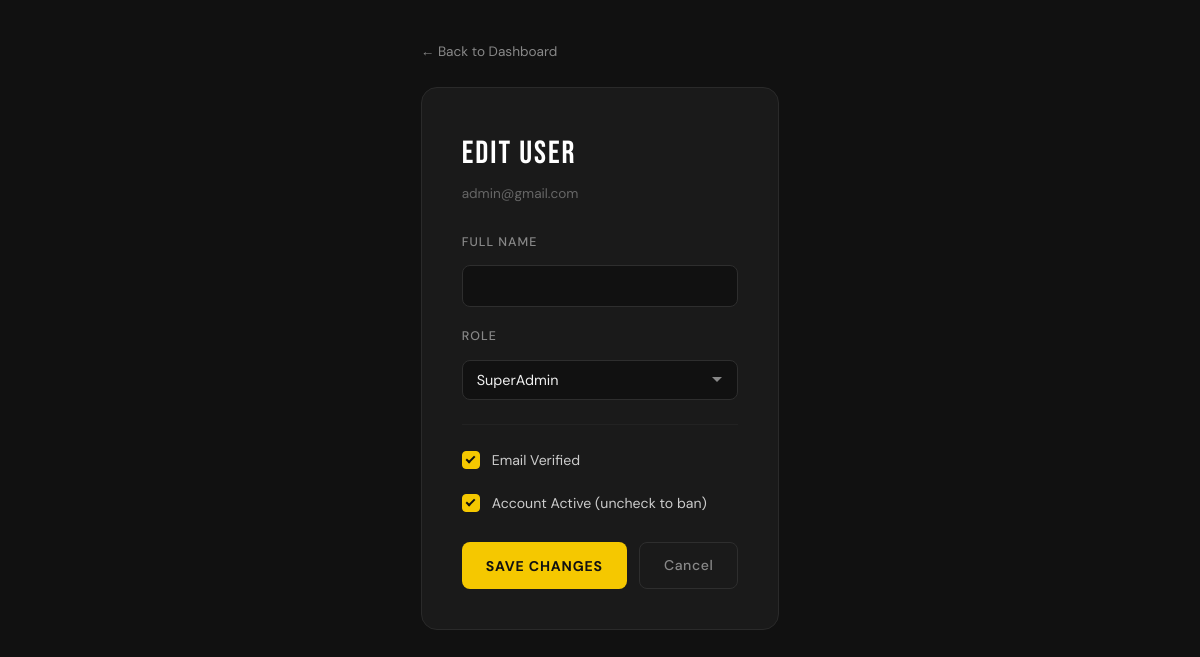
Page /user/2/edit/ (signed in) on the earlier database version.
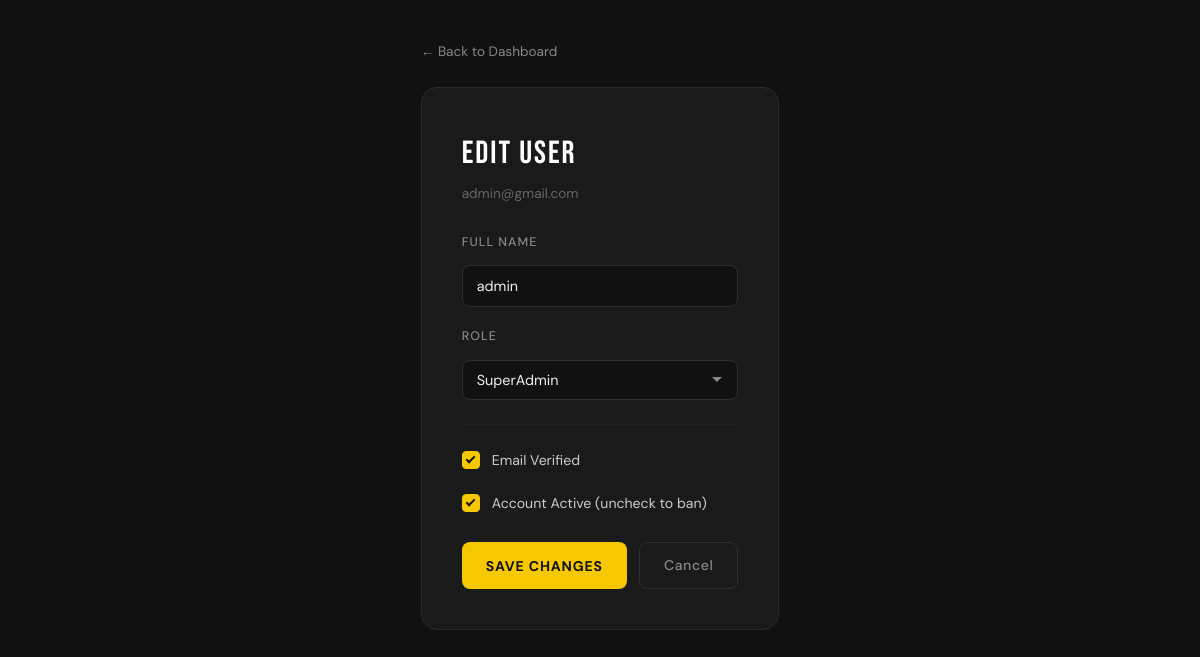
Same page on the later database version.
### login/models.py (models this page shows, shortened)
class User(AbstractBaseUser, PermissionsMixin):
    USER_TYPES = (
        (1, 'SuperAdmin'),
        (2, 'Admin'),
        (3, 'User'),
    )
    user_type = models.PositiveSmallIntegerField(
    choices=USER_TYPES,
    default=3
     )
    username = models.CharField(max_length=100, null=True, blank=True)
    email = models.EmailField(unique=True)
    phone_number = models.IntegerField(max_length=20, null=True, blank=True, unique=True)
    name = models.CharField(max_length=100, null=True, blank=True)
    age = models.PositiveIntegerField(null=True, blank=True)
    verification_token = models.CharField(max_length=100, null=True, blank=True)
    profile_picture = models.ImageField(upload_to='profile_pics/', null=True, blank=True)
    is_verified = models.BooleanField(default=False)
    is_staff = models.BooleanField(default=False)
    is_active = models.BooleanField(default=True)
    objects = CustomUserManager()
    USERNAME_FIELD = 'email'
    REQUIRED_FIELDS = []

### login/views.py (the view, shortened to what this page needs)
# urls.py: path('user/<int:pk>/edit/', views.edit_user, name='edit_user'),
@login_required
def edit_user(request, pk):
    if request.user.user_type != 1:
        return redirect('dashboard')
    target = User.objects.get(pk=pk)
    return render(request, 'edit_user.html', {'target': target})

### login/templates/edit_user.html (shortened to what this page needs)
{% load static %}
<!DOCTYPE html>
<html lang="en">
<head>
  <link rel="stylesheet" href="{% static 'css/dashboard.css' %}">
  <link rel="stylesheet" href="{% static 'css/edit_user.css' %}">
</head>
<body class="edit-page-bg">
  <div class="edit-wrap">
    <a href="{% url 'dashboard' %}" class="edit-back">← Back to Dashboard</a>
    <div class="edit-card">
      <div class="edit-title">Edit User</div>
      <p class="edit-subtitle">{{ target.email }}</p>
      <form method="post">
        <div class="field">
          <label for="name">Full Name</label>
          <input type="text" id="name" name="name" value="{{ target.name|default:'' }}">
        </div>
        <div class="field">
          <label for="user_type">Role</label>
          <select id="user_type" name="user_type">
            <option value="1" {% if target.user_type == 1 %}selected{% endif %}>SuperAdmin</option>
          </select>
        </div>
        <hr class="edit-divider">
        <div class="field">
          <div class="field-check">
            <input type="checkbox" id="is_verified" name="is_verified" {% if target.is_verified %}checked{% endif %}>
            <label for="is_verified">Email Verified</label>
          </div>
        </div>
        <div class="field">
          <div class="field-check">
            <input type="checkbox" id="is_active" name="is_active" {% if target.is_active %}checked{% endif %}>
            <label for="is_active">Account Active (uncheck to ban)</label>
          </div>
        </div>
        <div class="actions">
          <button type="submit" class="btn btn--primary">Save Changes</button>
          <a href="{% url 'dashboard' %}" class="btn btn--ghost">Cancel</a>
        </div>
      </form>
    </div>
  </div>
</body>
</html>

Differences in the rows shown:
changed User "admin@gmail.com": name (not shown) → "admin"
